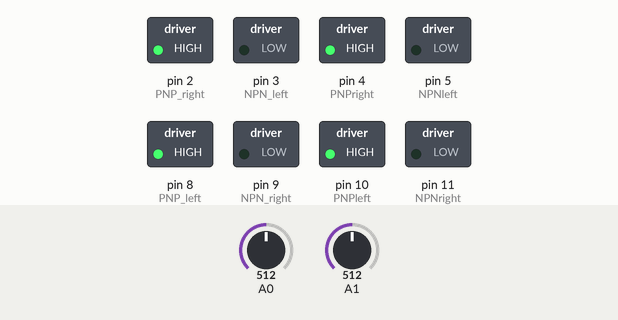
This sketch was run on a simulated Arduino Uno, built with avr-gcc and run on an emulated ATmega328P. Shown: switched loads named in the sketch (green lamp = pin HIGH). The test bench sets the inputs (shaded band); at power-on: A0 = 512, A1 = 512.

Above: at 1.2 s.
1.3 s: A0 set to 454
2.8 s: A0 set to 440
At 3.2 s:
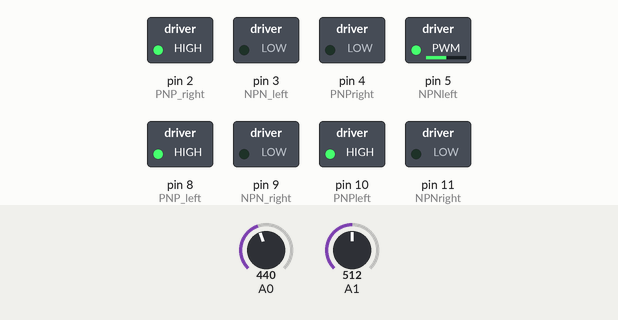
4.3 s: A1 set to 459
5.8 s: A1 set to 440
At 6.7 s:
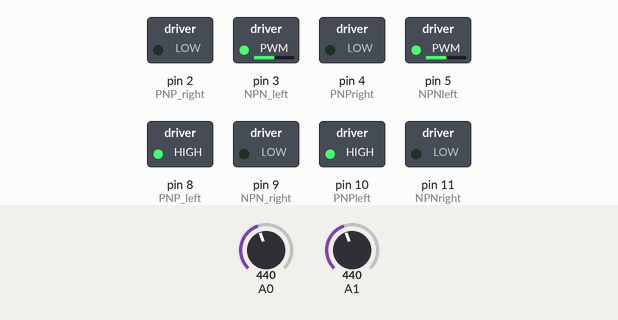
7.3 s: A0 set to 511
At 7.8 s:
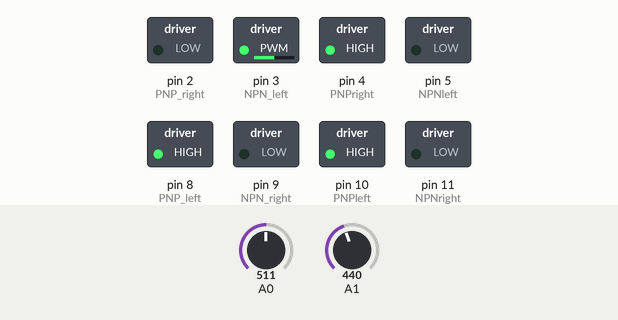
8.8 s: A1 set to 306
At 10.2 s:
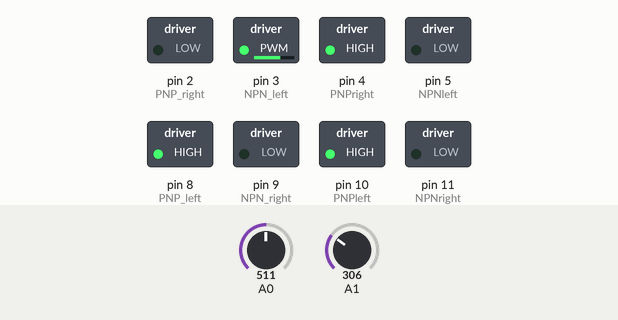
Timing chart, 0 to 11.3 s (numbered marks = the images above; inputs shaded):
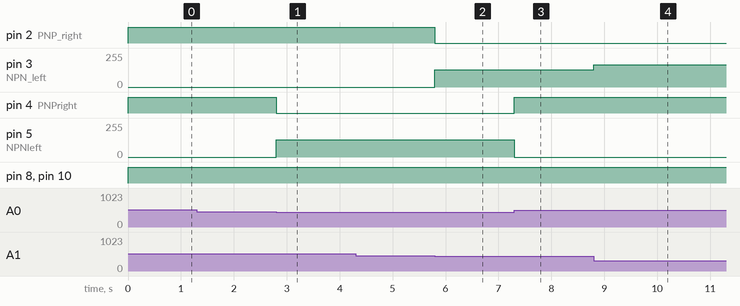

The sketch:

dual_H_bridge.ino
```cpp
//LEFT SIDE MOTOR
int NPN_left = 3;  //C
int PNP_right = 2; //B

int NPN_right = 9; //D
int PNP_left = 8;  //A

//RIGHT SIDE MOTOR
int NPNleft = 5;  //G
int PNPright = 4; //F

int NPNright = 11;  //H
int PNPleft = 10;  //E


void setup() {

  pinMode(NPN_left, OUTPUT);
  pinMode(PNP_right, OUTPUT);

  pinMode(NPN_right, OUTPUT);
  pinMode(PNP_left, OUTPUT);

  pinMode(NPNleft, OUTPUT);
  pinMode(PNPright, OUTPUT);

  pinMode(NPNright, OUTPUT);
  pinMode(PNPleft, OUTPUT);
  Serial.begin(9600);
}


void loop()
{
  ////////////////////////////LEFT MOTOR///////////////////////////////////////
  int potReadingLeft = analogRead(A1);
  int pwm_power_left = 0;

  if(potReadingLeft > 600)  //COUNTERCLOCKWISE
  {
    pwm_power_left = map(potReadingLeft, 600, 1023, 128, 255);
    digitalWrite(PNP_right, HIGH);  //off
    digitalWrite(NPN_left, LOW);  //off
    digitalWrite(PNP_left, LOW);  //on
    analogWrite(NPN_right, pwm_power_left);  //PWM on
  }

  else if(potReadingLeft > 440)  // STOP
  {
    digitalWrite(PNP_right, HIGH);  //off
    digitalWrite(NPN_left, LOW);  //off
    digitalWrite(PNP_left, HIGH);  //off
    digitalWrite(NPN_right, LOW);  //off
  }

  else  //CLOCKWISE
  {
    pwm_power_left = map(potReadingLeft, 440, 0, 128, 255);
    digitalWrite(PNP_right, LOW);  //on
    analogWrite(NPN_left, pwm_power_left);  //PWM on
    digitalWrite(PNP_left, HIGH);  //off
    digitalWrite(NPN_right, LOW);  //off
  }


  /////////////////////////////////////RIGHT MOTOR////////////////////////////////////////
  int potReadingRight = analogRead(A0);
  int pwm_power_right = 0;

  if(potReadingRight > 600)  //COUNTERCLOCKWISE
  {
    pwm_power_right = map(potReadingRight, 600, 1023, 128, 255);
    digitalWrite(PNPright, HIGH);  //off
    digitalWrite(NPNleft, LOW);  //off
    digitalWrite(PNPleft, LOW);  //on
    analogWrite(NPNright, pwm_power_right);  //PWM on
  }

  else if(potReadingRight > 440)  // STOP
  {
    digitalWrite(PNPright, HIGH);  //off
    digitalWrite(NPNleft, LOW);  //off
    digitalWrite(PNPleft, HIGH);  //off
    digitalWrite(NPNright, LOW);  //off
  }

  else  //CLOCKWISE
  {
    pwm_power_right = map(potReadingRight, 440, 0, 128, 255);
    digitalWrite(PNPright, LOW);  //on
    analogWrite(NPNleft, pwm_power_right);  //PWM on
    digitalWrite(PNPleft, HIGH);  //off
    digitalWrite(NPNright, LOW);  //off
  }

}
```

Measured:
- the behaviour switches between 441 and 440 on A0 (found by bisection; images 0 and 1)
- the behaviour switches between 441 and 440 on A1 (found by bisection; images 1 and 2)
- after the input at 1.3 s, every drawn part: stays the same
- after the input at 2.8 s, pin 4 (PNPright): HIGH → LOW at once; pin 5 (NPNleft): 0/255 → 128/255 at once
- after the input at 4.3 s, every drawn part: stays the same
- after the input at 5.8 s, pin 2 (PNP_right): HIGH → LOW at once; pin 3 (NPN_left): 0/255 → 128/255 at once
- after the input at 7.3 s, pin 4 (PNPright): LOW → HIGH at once; pin 5 (NPNleft): 128/255 → 0/255 at once
- after the input at 8.8 s, pin 3 (NPN_left): 128/255 → 166/255 at once
